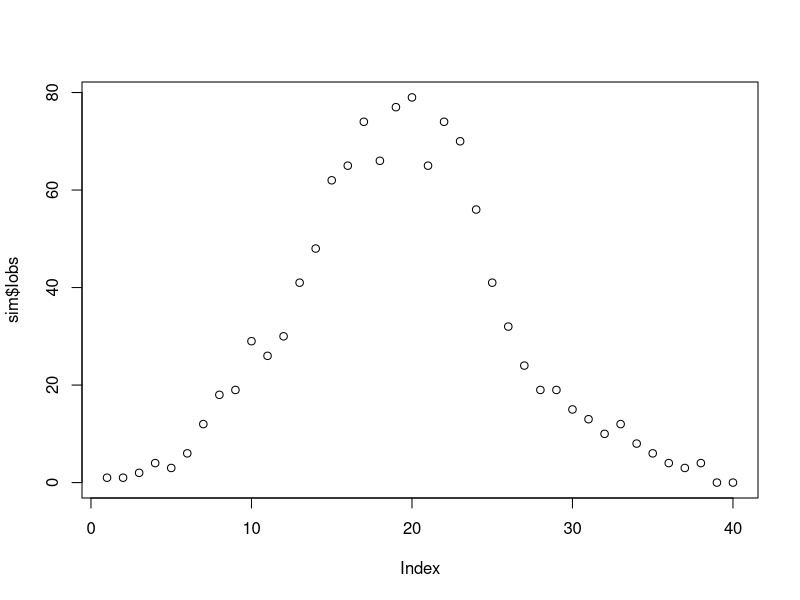
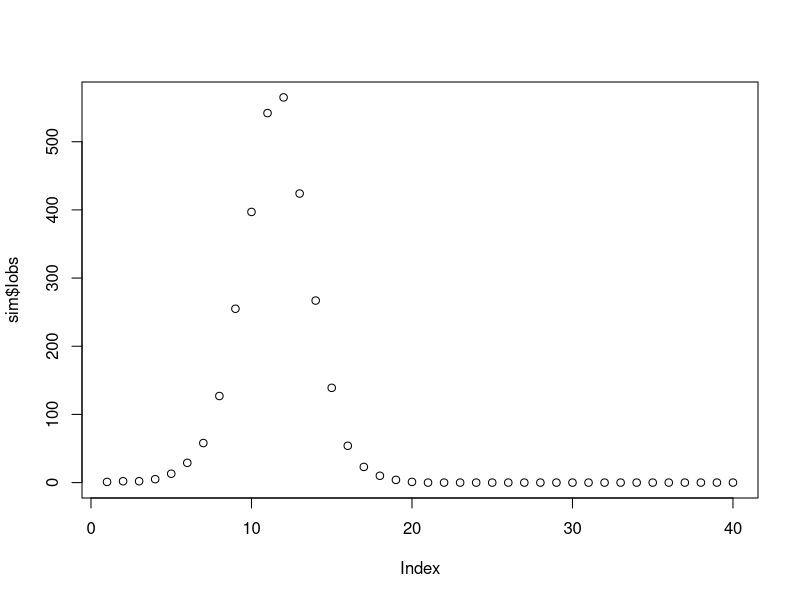
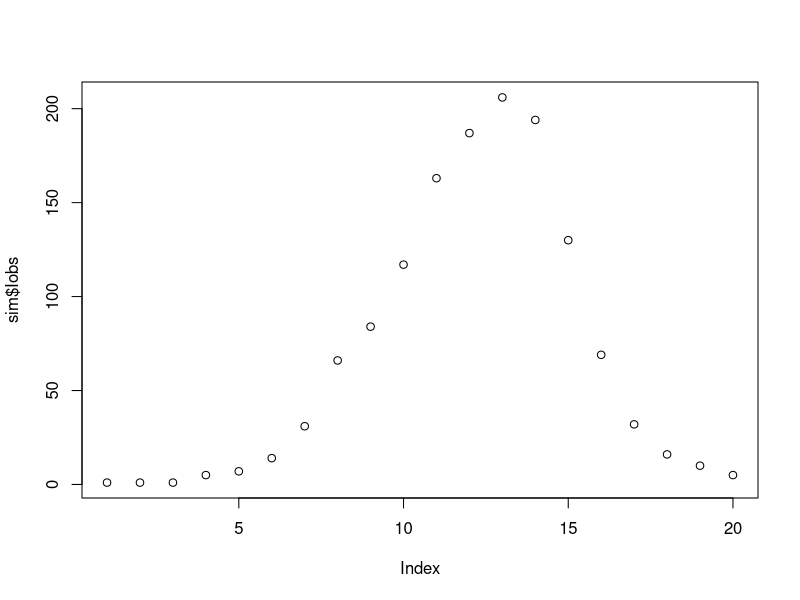
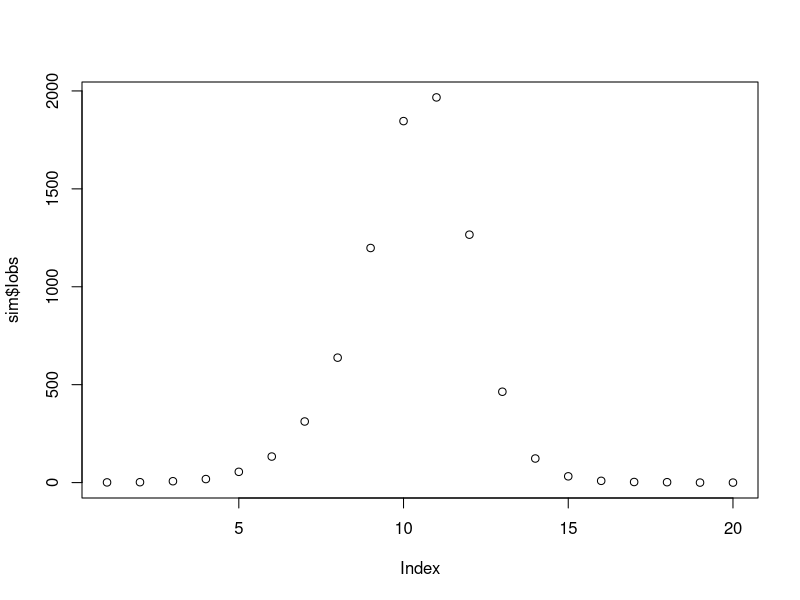

Write R code to recreate these figures, in order.
##' Basic chain binomial simulator
##' @param beta prob. of adequate contact per infective
##' @param population size
##' @param effprop initial effective proportion of population
##' @param i0 initial infected
##' @param t0 initial time (unused)
##' @param numobs ending time
##' @param seed random number seed
##' @param reporting observation probability (1 by default)
##' @return a data frame with columns (time, S, I, R) 
simspaceCB <- function(spacenum = 1,betaw = 0.02, betab = 0.01, N=100, effprop=0.9, i0=1,
                       effinf=0.8, t0=1, numobs=20, reporting=1, seed=NULL){
  
  ## *all* infecteds recover in the next time step
  
  if (!is.null(seed)) set.seed(seed)
  tvec <- seq(1,numobs)
  n <- length(tvec)
  S  <- I <- pSI <- matrix(0,ncol=spacenum,nrow=numobs)
  beta <- matrix(betab,nrow=spacenum, ncol=spacenum)
  R <- Iobs <- numeric(numobs)
#  pSI <- I <-array(0,dim=c(numobs,spacenum,spacenum))
  
  
  ##Initial conditions
  N0 <- round(effprop*N)
  I[1,1] <- i0 
  S[1,] <- round(N0/spacenum)
  S[1,1] <- S[1,1]-I[1,1]
  R[1] <- N-N0
  pSI[1,] <- 0
  for(i in 1:spacenum){
    beta[i,i] <- betaw
  }
  for (i in 1:spacenum){
    temp <- spacenum
    for (j in 1:spacenum){
      temp <- temp - (1-beta[i,j])^I[1,j] 
    }
    pSI[1,i] <- effinf*min(temp,1)
  }
  
  Iobs[1] <- rbinom(1,prob=reporting,size=sum(I[1,]))
  
  ## Generate the Unobserved process I, and observables:
  
  for (t in 2:n){
    for (i in 1:spacenum){
        I[t,i] <- rbinom(1,prob=pSI[t-1,i],size=S[t-1,i])
        S[t,i] <- S[t-1,i] - I[t,i]
        R[t] <- R[t-1] + sum(I[t-1,])
    }
    for (i in 1:spacenum){
      temp <- spacenum
        for (j in 1:spacenum){
          temp <- temp - (1-beta[i,j])^I[t,j]
        }
    pSI[t,i] <- effinf*min(1, temp)
    Iobs[t] <- rbinom(1,prob=reporting,size=sum(I[t,]))
  }
    
    Iobs[t] <- rbinom(1,prob=reporting,size=sum(I[t,]))
  }
  return(list(time=tvec, S=S, I=I, R=R, Iobs=Iobs, pSI=pSI))
  
}

sim <- simspaceCB(spacenum = 4, numobs=40, betaw=0.001, betab=0.0001, N=4000,seed=4, effinf=1)
sim
plot(sim$Iobs)


sim <- simspaceCB(spacenum = 2, numobs=40, betaw=0.001, betab=0.0001, N=4000,seed=4, effinf=1)
sim
plot(sim$Iobs)

sim <- simspaceCB(spacenum = 3, numobs=20, betaw=0.001, betab=0.001, N=2000,seed=4, effinf=1)
sim
plot(sim$Iobs)

sim <- simspaceCB(spacenum = 6, numobs=20, betaw=0.001, betab=0.0001, N=10000,seed=4, effinf=1)
sim
plot(sim$Iobs)
